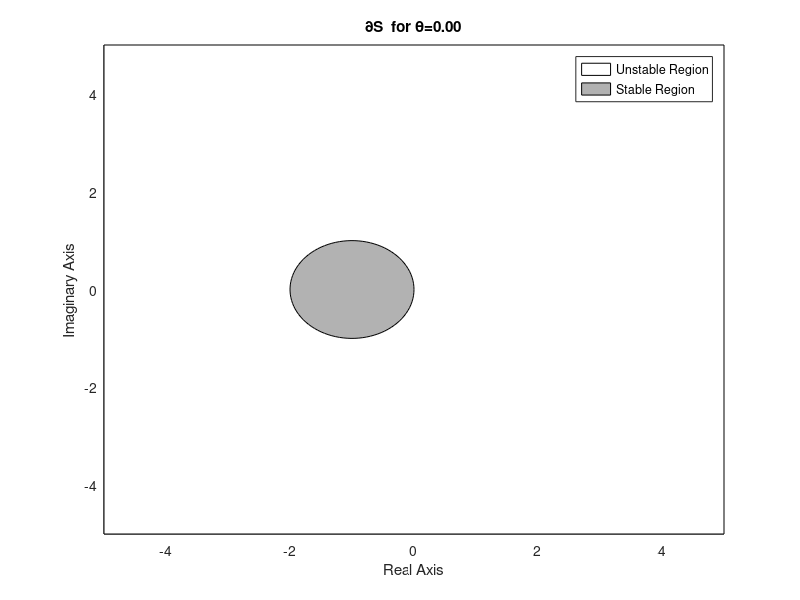
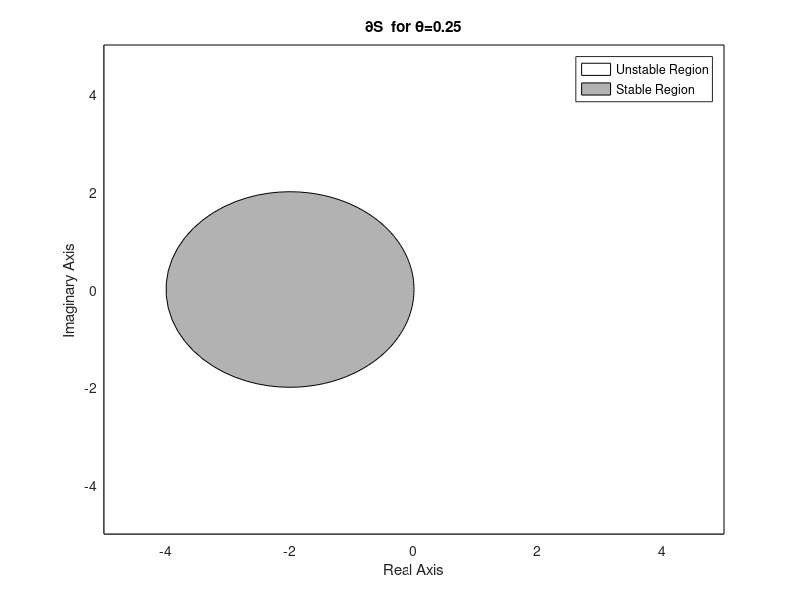
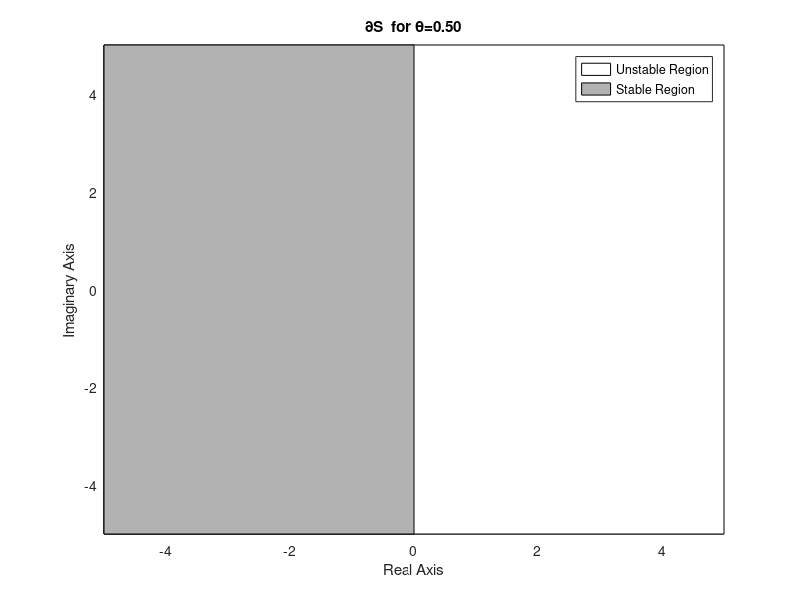
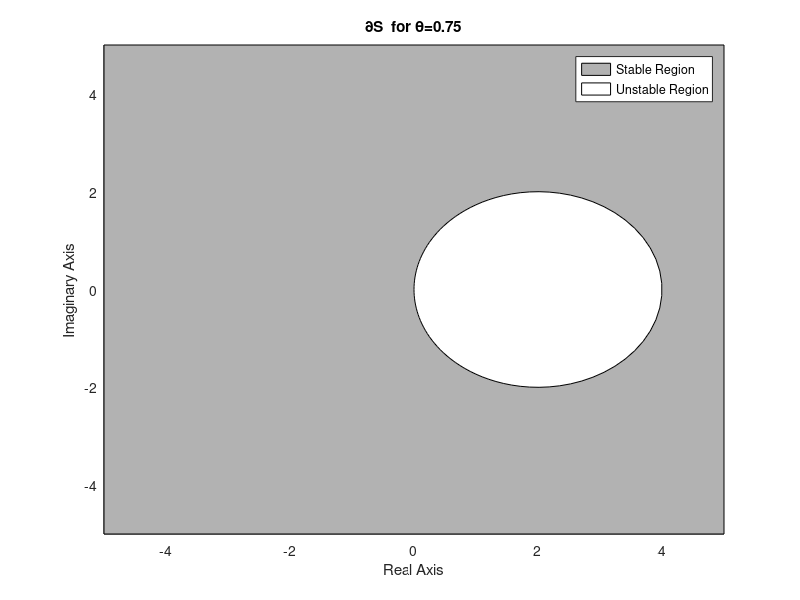

MATLAB code for these plots, in order:
tt = linspace(0, 2*pi);
thetas = [0, 1/4, 1/2, 3/4, 1];
x_min = -5;
x_max = 5;
y_min = -5;
y_max = 5;

x = [x_min x_min x_max x_max];
y = [y_min y_max y_max y_min];

S = @(t, theta) (-1 + exp(i*t))./(1 - theta  + theta*exp(i.*t));
stable_color = [.7 .7 .7];
for j=1:length(thetas)

    hold on;
    if thetas(j) > 1/2
        fill(x, y, stable_color, 'DisplayName', 'Stable Region');
        fill(real(S(tt, thetas(j))), imag(S(tt, thetas(j))), 'w', 'DisplayName', 'Unstable Region');
    elseif thetas(j) == 1/2
        fill(x, y, 'w', 'DisplayName', 'Unstable Region');
        fill([x_min x_min 0 0], [y_min y_max y_max y_min], stable_color, 'DisplayName', 'Stable Region');
    else
        fill(x, y, 'w', 'DisplayName', 'Unstable Region');
        fill(real(S(tt, thetas(j))), imag(S(tt, thetas(j))), stable_color, 'DisplayName', 'Stable Region');
    end
    hold off;

    xlim([x_min, x_max])
    ylim([y_min, y_max])
    title(sprintf('\\partialS  for \\theta=%0.2f', thetas(j)));
    xlabel('Real Axis')
    ylabel('Imaginary Axis')
    legend;
    print('-dpng', sprintf('problem_4b_t_%0.2f.png', thetas(j)));
    clf;
end
